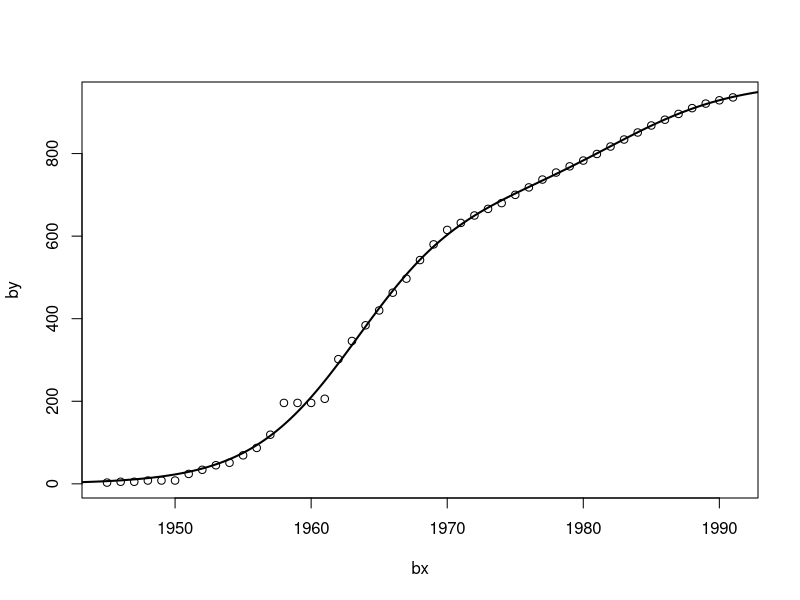

Source code (R):
# use source("psm3.r")
# to load this file 

## this function seems to clear the workspace
rm(list=ls())

# start up help web browser
#help.start()

# the us nuclear test bi-logsitic  data 
bx = scan("boomx.txt")
by = scan("boomy.txt")

boombilogistic <- nls(by ~  (( k1 / (1 + exp( (log(81)/-a1) * (bx - b1)))) +
( k2 / (1 + exp( (log(81)/-a2) * (bx - b2))))),
start=c(a1=10,k1=600,b1=1960,a2=20,k2=300,b2=1980))

# page  281 ISwRII
plot(bx,by)
newx  <- seq(1930,2000,length=500)
lines(newx,predict(boombilogistic,newdata=data.frame(bx=newx)),lwd=2)
